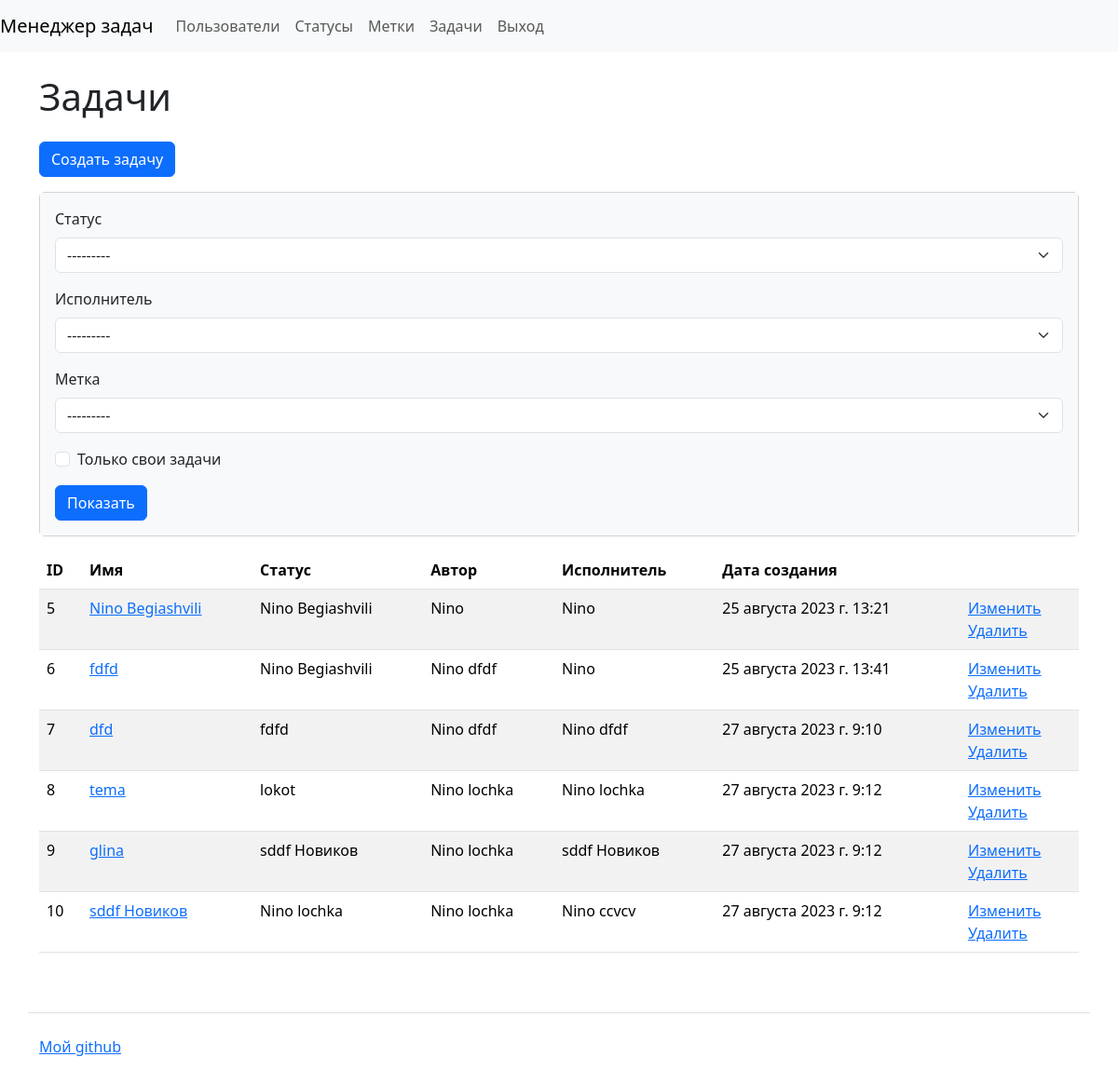
Page /tasks/ (signed in) on the earlier database version.
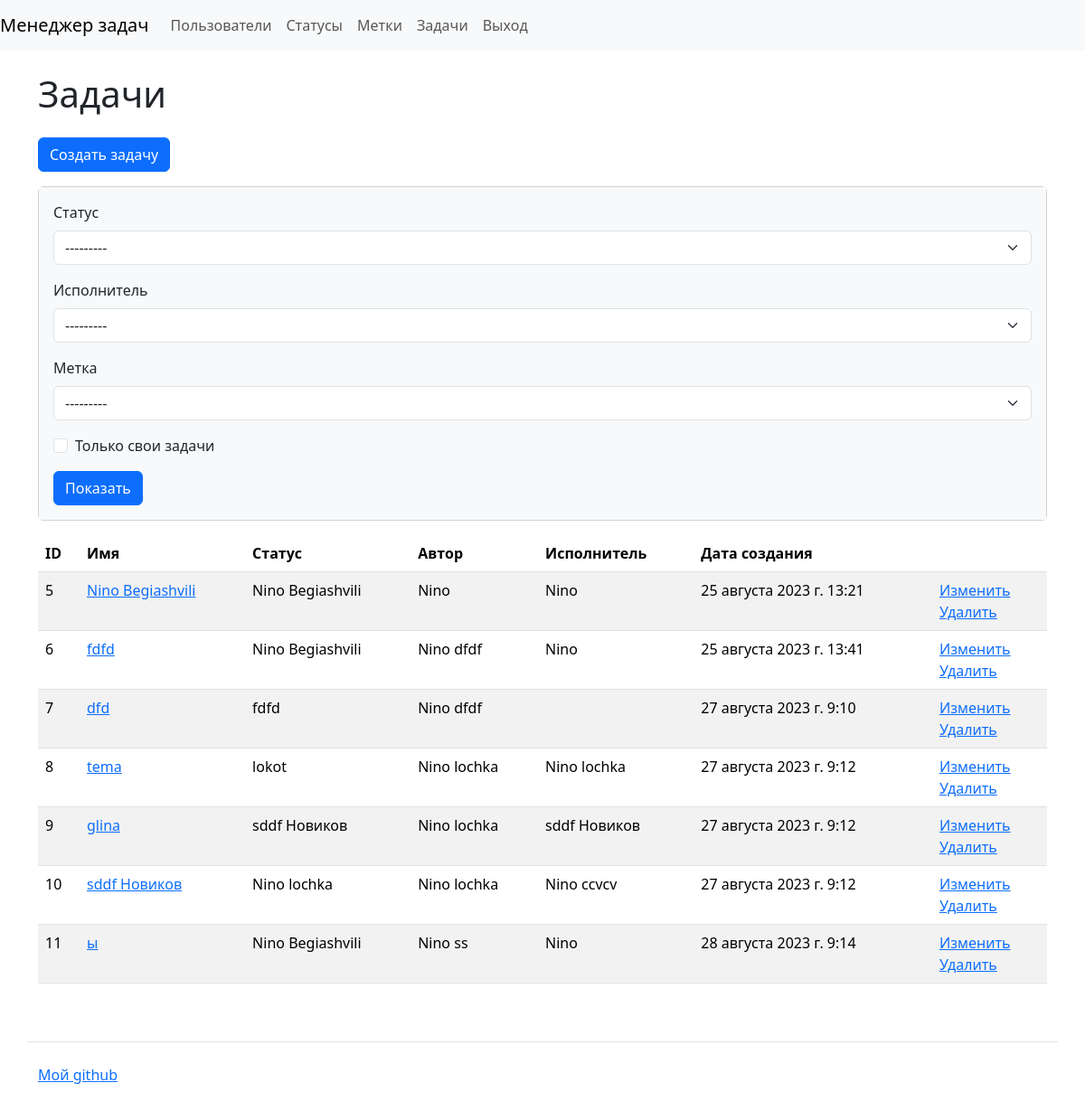
Same page on the later database version.
### tasks/models.py (models this page shows, shortened)
class Tasks(models.Model):
    name = models.CharField(max_length=100, unique=True, verbose_name=_("Name"))
    description = models.TextField(blank=True, verbose_name=_("Description"))
    created_at = models.DateTimeField(auto_now_add=True)
    status = models.ForeignKey(Statuses, on_delete=models.PROTECT, verbose_name=_("Status"))
    author = models.ForeignKey(CustomUser, on_delete=models.PROTECT)
    executor = models.ForeignKey(CustomUser, on_delete=models.PROTECT, verbose_name=_("Executor"),
                                 related_name='executor', null=True)
    labels = models.ManyToManyField(Labels, through='Relations', blank=True, verbose_name=_("Labels"))

### statuses/models.py (models this page shows)
class Statuses(models.Model):
    name = models.CharField(max_length=100, unique=True, verbose_name=_("Name"))
    created_at = models.DateTimeField(auto_now_add=True)
    def __str__(self):
        return self.name

### users/models.py (models this page shows)
class CustomUser(AbstractUser):
    def __str__(self):
        return self.get_full_name()

### tasks/views.py (the view)
# urls.py: path('', views.IndexView.as_view(), name='labels'),
class IndexView(CustomLoginRequiredMixin, FilterView):
    filterset_class = SearchFilter
    model = Tasks
    template_name = 'tasks/index.html'
    context_object_name = 'tasks'

### labels/models.py (called while the page is built)
    def __str__(self):
        return self.name

### templates/tasks/index.html (shortened to what this page needs)
{% extends "base.html" %}
{% load i18n %}
{% load django_bootstrap5 %}
{% block content %}
<h1 class="my-4">{% trans "Tasks" %}</h1>
    <a class="btn btn-primary mb-3" href="{% url 'create_task' %}">{% trans "Create a task" %}</a>
    <div class="card mb-3">
      <div class="card-body bg-light">
    <form class="form-inline center" method="get">
      <div class="mb-3">
        {% bootstrap_form filter.form %}
        </div>
        <input class="btn btn-primary" type="submit" value="{% trans 'Show' %}">
    </form>
    </div>
    </div>
    <table class="table table-striped">
      <thead>
        <tr>
          <th>ID</th>
          <th>{% trans 'Name' %}</th>
          <th>{% trans 'Status' %}</th>
          <th>{% trans 'Author' %}</th>
          <th>{% trans 'Executor' %}</th>
          <th>{% trans "Date of creation" %}</th>
          <th></th>
        </tr>
      </thead>
      <tbody>
        {% for task in tasks %}
          <tr>
            <td>{{task.pk}}</td>
            <td><a href="{% url 'task' task.pk %}">{{task.name}}</a></td>
            <td>{{task.status}}</td>
            <td>{{task.author.first_name}} {{task.author.last_name}}</td>
            <td>{{task.executor.first_name|default_if_none:''}} {{task.executor.last_name|default_if_none:''}}</td>
            <td>{{task.created_at}}</td>
            <td>
              <a href="{% url 'update_task' task.pk %}">{% trans "To change" %}</a>
              <br>
              <a href="{% url 'delete_task' task.pk %}">{% trans "Remove" %}</a>
            </td>
          </tr>
          {% endfor %}
          </tbody>
    </table>
{% endblock %}

Differences in the rows shown:
changed Tasks "dfd": executor.first_name "Nino" → (not shown); executor.last_name "dfdf" → (not shown)
added Tasks: pk "11", name "ы", status "Nino Begiashvili", author.first_name "Nino", author.last_name "ss", executor.first_name "Nino", created_at "28 августа 2023 г. 9:14"
